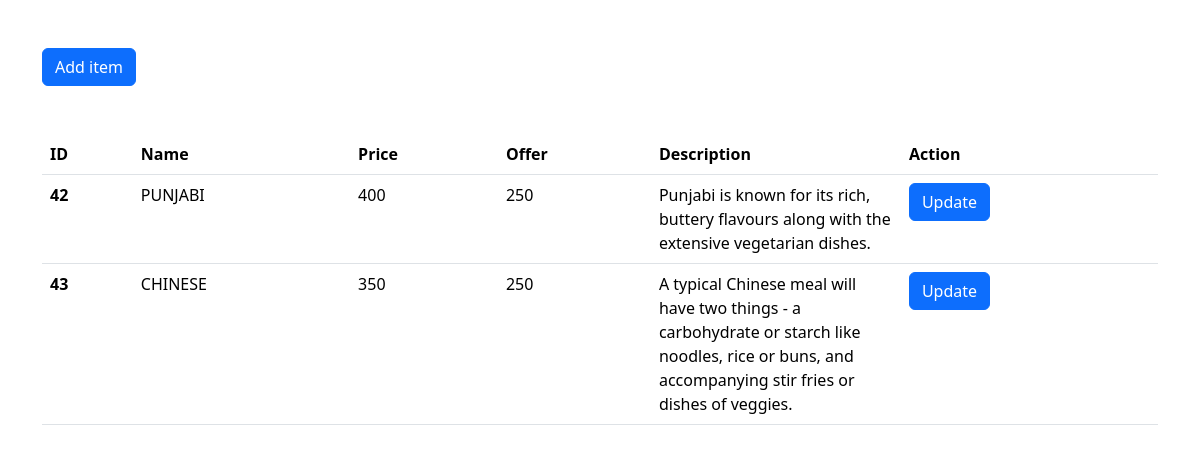
Screenshot of /display.php with the database file from the repository.
### tables this page shows
CREATE TABLE `items` (
  `ID` int(20) NOT NULL,
  `image_name` varchar(200) NOT NULL,
  `name` varchar(200) NOT NULL,
  `description` varchar(1000) NOT NULL,
  `price` int(20) NOT NULL,
  `offer` int(20) NOT NULL
);

### display.php (the view, shortened to what this page needs)
<!DOCTYPE html>
<html lang="en">
<head>
    <link href="https://cdn.jsdelivr.net/npm/bootstrap@5.3.2/dist/css/bootstrap.min.css" rel="stylesheet">
</head>
<body>
    <div class="container">
        <button onclick="window.location.href='owner.php';" class="btn btn-primary my-5">
            Add item
        </button>
        <table class="table">
            <thead>
                <tr>
                    <th scope="col">ID</th>
                    <th scope="col">Name</th>
                    <th scope="col">Price</th>
                    <th scope="col">Offer</th>
                    <th scope="col" style="width: 250px;">Description</th>
                    <th scope="col">Action</th>
                </tr>
            </thead>
            <tbody>
                <?php
                include 'conntect.php';
                $sql = "SELECT * FROM `items` WHERE 1";
                $result = mysqli_query($con, $sql);
                if ($result) {
                    while ($row = mysqli_fetch_assoc($result)) {
                        $id = $row['ID'];
                        $name = $row['name'];
                        $description = $row['description'];
                        $price = $row['price'];
                        $offer = $row['offer'];
                        echo '
                        <tr>
                    <th scope="row">' . $id . '</th>
                    <td>' . $name . '</td>
                    <td>' . $price . '</td>
                    <td>' . $offer . '</td>
                    <td>' . $description . '</td>
                    <td>
                    <button onclick="window.location.href=\'update.php?myid=' . $id . '\';" class="btn btn-primary">Update</button>
                </td>
                </tr>
                        ';
                    }
                }
                ?>
            </tbody>
        </table>
    </div>
</body>
</html>

### rows the page displays
items: ID "42", name "PUNJABI", price "400", offer "250", description "Punjabi is known for its rich, buttery flavours along with the extensive vegetarian dishes."
items: ID "43", name "CHINESE", price "350", offer "250", description "A typical Chinese meal will have two things - a carbohydrate or starch like noodles, rice or buns, and accompanying stir fries or dishes of veggies."
